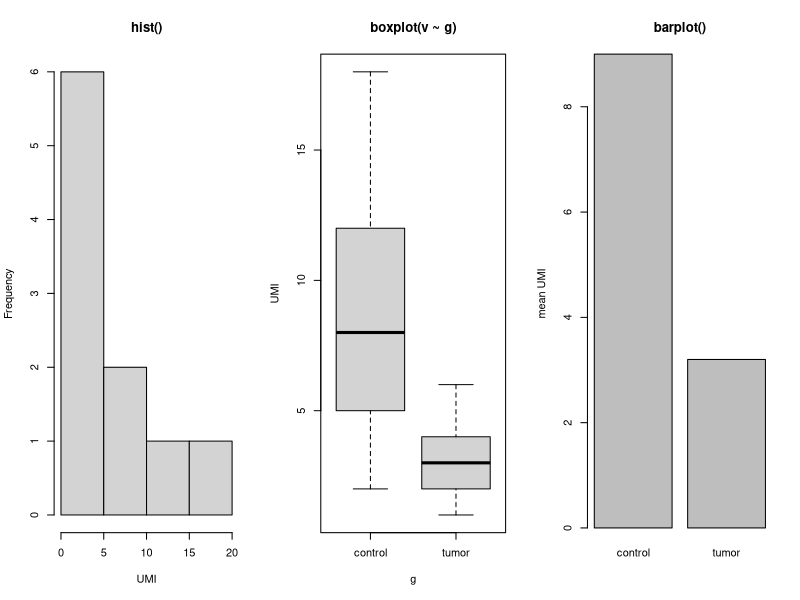

Here is the R script that generated this plot:
png("bar_box_hist.png", width = 900, height = 600)

v <- c(2, 5, 8, 12, 18, 1, 2, 3, 4, 6)              # UMI, 10 spots
g <- rep(c("control", "tumor"), each = 5)           # 5 + 5

par(mfrow = c(1, 3))

hist(v, main = "hist()", xlab = "UMI")
boxplot(v ~ g, main = "boxplot(v ~ g)", ylab = "UMI")
barplot(tapply(v, g, mean), main = "barplot()", ylab = "mean UMI")

dev.off()
